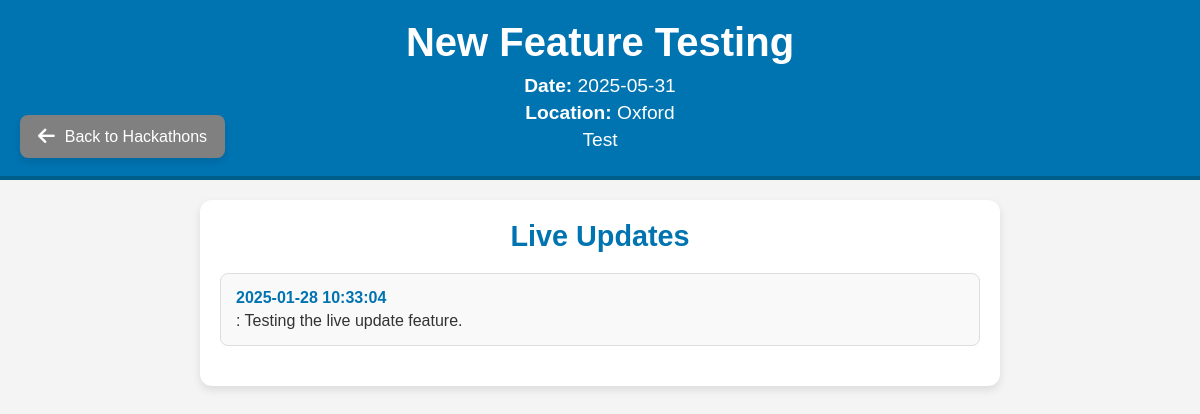
Screenshot of /hackathon/56/updates with the database file from the repository.
### tables this page shows
CREATE TABLE hackathons (
    id INTEGER PRIMARY KEY AUTOINCREMENT,
    title TEXT NOT NULL,
    description TEXT NOT NULL,
    date TEXT NOT NULL,
    location TEXT NOT NULL
, max_participants INTEGER DEFAULT 0, current_participants INTEGER DEFAULT 0, created_by TEXT, image_path TEXT);

CREATE TABLE hackathon_updates (
    id INTEGER PRIMARY KEY AUTOINCREMENT,
    hackathon_id INTEGER NOT NULL,
    content TEXT NOT NULL,
    created_at DATETIME DEFAULT CURRENT_TIMESTAMP,
    FOREIGN KEY (hackathon_id) REFERENCES hackathons(id)
);

### app.py (the view)
@app.route('/hackathon/<int:hackathon_id>/updates')
def hackathon_page(hackathon_id):
    hackathon = query_db("SELECT * FROM hackathons WHERE id = ?", [hackathon_id], one=True)
    updates = query_db("SELECT * FROM hackathon_updates WHERE hackathon_id = ? ORDER BY created_at DESC", [hackathon_id])
    if not hackathon:
        return "Hackathon not found", 404
    return render_template('updates.html', hackathon=hackathon, updates=updates, is_creator=(hackathon['created_by'] == session.get('username')))

### app.py (called while the page is built)
def get_db():
     db = sqlite3.connect('database.sqlite')
     db.row_factory = sqlite3.Row
     return db

def query_db(query, args=(), one=False):
     cur = get_db().execute(query, args)
     rv = cur.fetchall()
     cur.close()
     return (rv[0] if rv else None) if one else rv

### templates/updates.html (shortened to what this page needs)
<!DOCTYPE html>
<html lang="en">
<head>
    <link rel="stylesheet" href="{{ url_for('static', filename='css/updates.css') }}">
</head>
<body>
    <header>
        <h1>{{ hackathon.title }}</h1>
        <p><strong>Date:</strong> {{ hackathon.date }}</p>
        <p><strong>Location:</strong> {{ hackathon.location }}</p>
        <p>{{ hackathon.description }}</p>
        <button onclick="goBack()" class="back-button">
            <i class="fas fa-arrow-left"></i> Back to Hackathons
        </button>
    </header>
    <section>
        <h2>Live Updates</h2>
        <div id="updates-container">
            <ul id="updates-list">
                {% for update in updates %}
                <li><strong>{{ update.created_at }}</strong>: {{ update.content }}</li>
                {% endfor %}
            </ul>
        </div>
    </section>
</body>
</html>

### static/css/updates.css (style rules this page uses)
* { margin: 0; padding: 0; box-sizing: border-box; }
body { font-family: "Montserrat", sans-serif; font-weight: 500; background-color: #f4f4f4; color: #333; }
header { text-align: center; padding: 20px; background-color: #0073b1; color: white; border-bottom: 4px solid #005f8a; }
header h1 { font-size: 2.5rem; margin-bottom: 10px; }
header p { font-size: 1.2rem; margin: 5px 0; }
section { margin: 20px auto; width: 90%; max-width: 800px; background-color: white; padding: 20px; border-radius: 12px; box-shadow: 0 4px 8px rgba(0, 0, 0, 0.1); }
section h2 { text-align: center; color: #0073b1; margin-bottom: 20px; font-size: 1.8rem; font-weight: bold; }
#updates-container { margin-bottom: 20px; }
#updates-list { list-style: none; padding: 0; }
#updates-list li { margin-bottom: 15px; padding: 15px; border: 1px solid #ddd; border-radius: 8px; background-color: #f9f9f9; transition: transform 0.3s ease, box-shadow 0.3s ease; }
#updates-list li strong { color: #0073b1; display: block; margin-bottom: 5px; }
.back-button { background-color: grey; color: white; border: none; padding: 12px 18px; font-size: 1rem; cursor: pointer; border-radius: 8px; display: inline-flex; align-items: center; gap: 10px; margin: 15px 0; position: absolute; top: 100px; left: 20px; box-shadow: 0 4px 6px rgba(0, 0, 0, 0.1); transition: background-color 0.3s ease, transform 0.2s ease; font-family: "Montserrat", sans-serif; font-optical-sizing: auto; font-weight: 500; font-style: normal; }
.back-button i { font-size: 1.2rem; }

### rows the page displays
hackathons: title "New Feature Testing", date "2025-05-31", location "Oxford", description "Test"
hackathon_updates: created_at "2025-01-28 10:33:04", content "Testing the live update feature."
